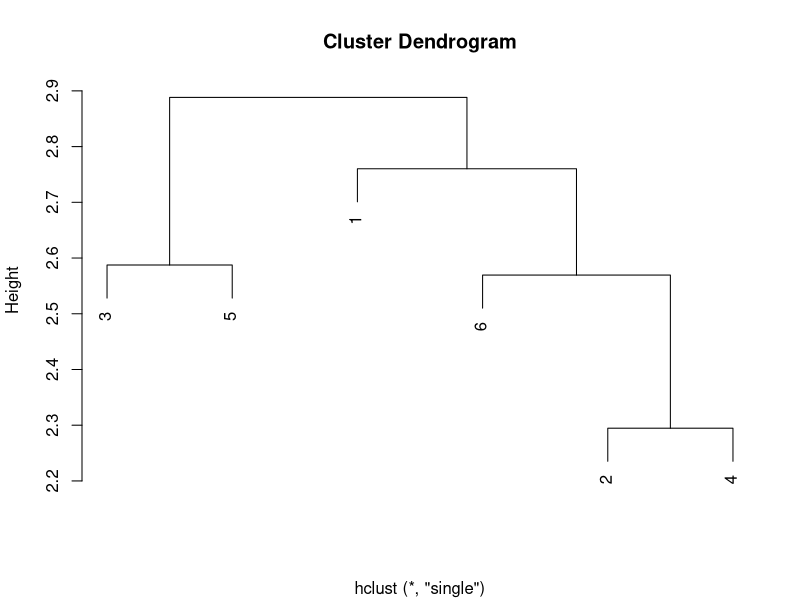
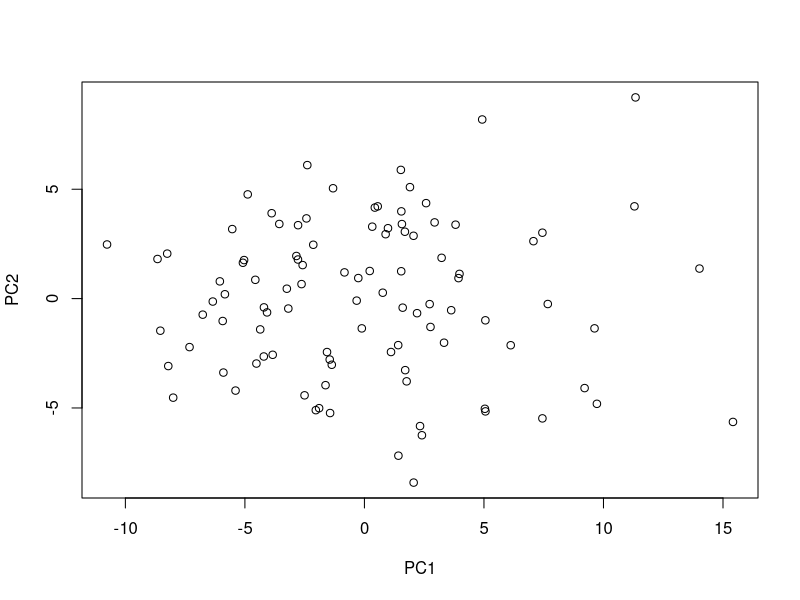
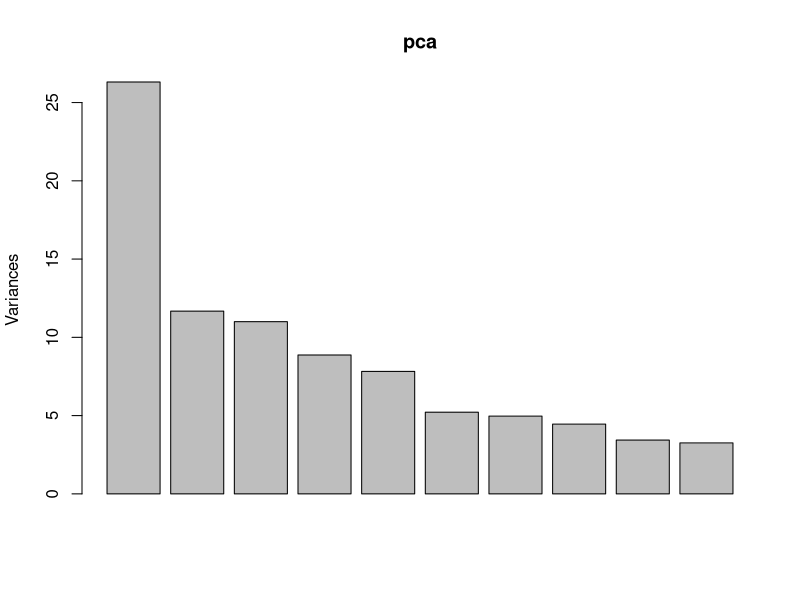

R code for these plots, in order:
## ---- chunk 1
knitr::opts_chunk$set(
  collapse = TRUE,
  comment = "#>",
  fig.path = "man/figures/README-",
  out.width = "100%"
)
## ---- chunk 2
matrix <- matrix(rnorm(36), nrow = 6)
matrix
## ---- chunk 3
distance_matrix <- dist(matrix, method = "euclidean")
distance_matrix

## ---- chunk 4
matrix <- matrix(rnorm(36), nrow = 6)
distance_matrix <- dist(matrix, method = "euclidean")
hc <- hclust(distance_matrix, method = "single")
plot(hc, xlab = "")
## ---- chunk 5
matrix <- matrix(rnorm(1000), nrow = 100)
distance_matrix <- dist(matrix, method = "euclidean")
pca <- prcomp(distance_matrix)
plot(pca$x)
## ---- chunk 6
matrix <- matrix(rnorm(1000), nrow = 100)
distance_matrix <- dist(matrix, method = "euclidean")
pca <- prcomp(distance_matrix)
plot(pca)
